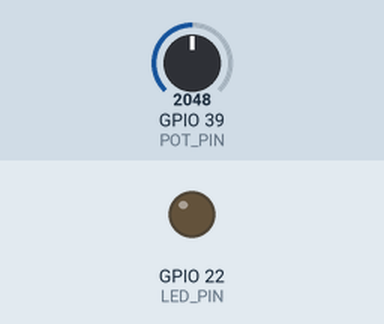
This sketch was run on a simulated ESP32. Shown: output pins drawn as LEDs (lit = HIGH). The test bench sets the inputs (shaded band); at power-on: GPIO 39 (POT_PIN) = 2048. WiFi joins after 1.5 s; servers stay silent unless stated; no MQTT or app messages arrive unless stated; what the sketch prints to the serial monitor is not drawn.

Above: at 0.1 s.
At 2.1 s:
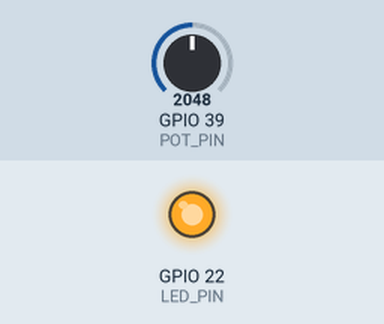
Timing chart, 0 to 3.6 s (numbered marks = the images above):
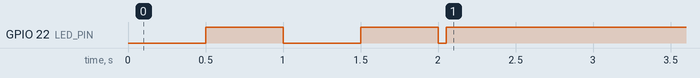

The sketch:

Arduino_Firmware.ino
```cpp
// Include libraries
#include <WiFi.h>
#include <HTTPClient.h>
#include <PubSubClient.h>

// Specify the pins
const int LED_PIN = 22;
const int POT_PIN = 39;

// Specify the WiFi connection
const char* ssid = "SSID";
const char* password = "password";

// Specify the MQTT broker
const char* mqttServer = "192.168.1.1";
const char* mqttUser = "user";
const char* mqttPassword = "password";
const int mqttPort = 1883;

// WIFi connection
WiFiClient espClient;
PubSubClient client(espClient);

// the last time the output pin was toggled
unsigned long lastDebounceTime = 0;
// the debounce time; increase if the output flickers
unsigned long debounceDelay = 50;
// the current reading from the input pin
int buttonState;
// the previous reading from the input pin
int lastButtonState = LOW;
// the current state of the output pin
int ledState = LOW;

// Internal state
int pot_value = 0;
float pot_voltage = 0;
float pot_position = 0.0;
float pot_lastPosition = 0.0;

// number of readings
const int numReadings = 10;
// the readings from the analog input
float readings[numReadings];
// the index of the current reading
int readIndex = 0;
// the running total
float total = 0.0;
// the average
float average = 0.0;


bool analogLastButtonStatePushed = false;

void callback(char* topic, byte* payload, unsigned int length) {

  Serial.print("Message arrived in topic: ");
  Serial.println(topic);

  Serial.print("Message:");
  for (int i = 0; i < length; i++) {
    Serial.print((char)payload[i]);
  }

  Serial.println();
  Serial.println("-----------------------");
}

void setup()
{
  for (int thisReading = 0; thisReading < numReadings; thisReading++) {
    readings[thisReading] = 0;
  }

  pinMode(LED_PIN, OUTPUT);

  Serial.begin(115200);

  WiFi.mode(WIFI_STA);
  WiFi.begin(ssid, password);

  // Wait for connection
  while (WiFi.status() != WL_CONNECTED) {
    delay(500);
    Serial.print(".");
    digitalWrite(LED_PIN, HIGH);
    delay(500);
    digitalWrite(LED_PIN, LOW);
  }

  Serial.print("WiFi connected with IP: ");
  Serial.println(WiFi.localIP());

  client.setServer(mqttServer, mqttPort);
  client.setCallback(callback);

  while (!client.connected()) {
    Serial.println("Connecting to MQTT...");

    if (client.connect(mqttUser, mqttUser, mqttPassword )) {

      Serial.println("connected");
      digitalWrite(LED_PIN, HIGH);

    } else {

      Serial.print("failed with state ");
      Serial.print(client.state());
      delay(2000);
    }
  }
}

void loop()
{
  digitalWrite(LED_PIN, HIGH);
  client.loop();

  pot_value = analogRead(POT_PIN);
  pot_voltage = (3.3 / 4095.0) * pot_value;
  pot_position = pot_value / 4095.0;

  // subtract the last reading:
  total = total - readings[readIndex];

  // read from the sensor:
  readings[readIndex] = pot_position;

  // add the reading to the total:
  total = total + readings[readIndex];

  // advance to the next position in the array:
  readIndex = readIndex + 1;

  // if we're at the end of the array...
  if (readIndex >= numReadings) {
    // ...wrap around to the beginning:
    readIndex = 0;
  }

  // calculate the average:
  average = total / numReadings;

  Serial.print(" last Pot Posiiton:");
  Serial.println(pot_lastPosition);
  Serial.print(" Average:");
  Serial.println(average);

  if( abs(average - pot_lastPosition) > 0.01){
     client.publish("esp/Slider", String(average).c_str());
     pot_lastPosition = average;
  }

  digitalWrite(LED_PIN, HIGH);
  delay(20); // delay in between reads for stability
}

void button_pressed()
{
  Serial.print("Press");
  digitalWrite(LED_PIN, HIGH);
  client.publish("debug", "Hello from ESP32");

}
```
